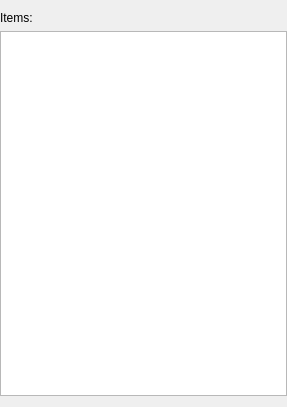
<?xml version="1.0" encoding="UTF-8"?>
<ui version="4.0">
 <class>ClientItemListsSelector</class>
 <widget class="QWidget" name="ClientItemListsSelector">
  <property name="geometry">
   <rect>
    <x>0</x>
    <y>0</y>
    <width>287</width>
    <height>407</height>
   </rect>
  </property>
  <property name="windowTitle">
   <string>Form</string>
  </property>
  <layout class="QVBoxLayout" name="verticalLayout">
   <property name="leftMargin">
    <number>0</number>
   </property>
   <property name="rightMargin">
    <number>0</number>
   </property>
   <item>
    <widget class="QLabel" name="label">
     <property name="text">
      <string>Items:</string>
     </property>
    </widget>
   </item>
   <item>
    <widget class="QListWidget" name="listWidget"/>
   </item>
  </layout>
 </widget>
 <resources/>
 <connections/>
</ui>
